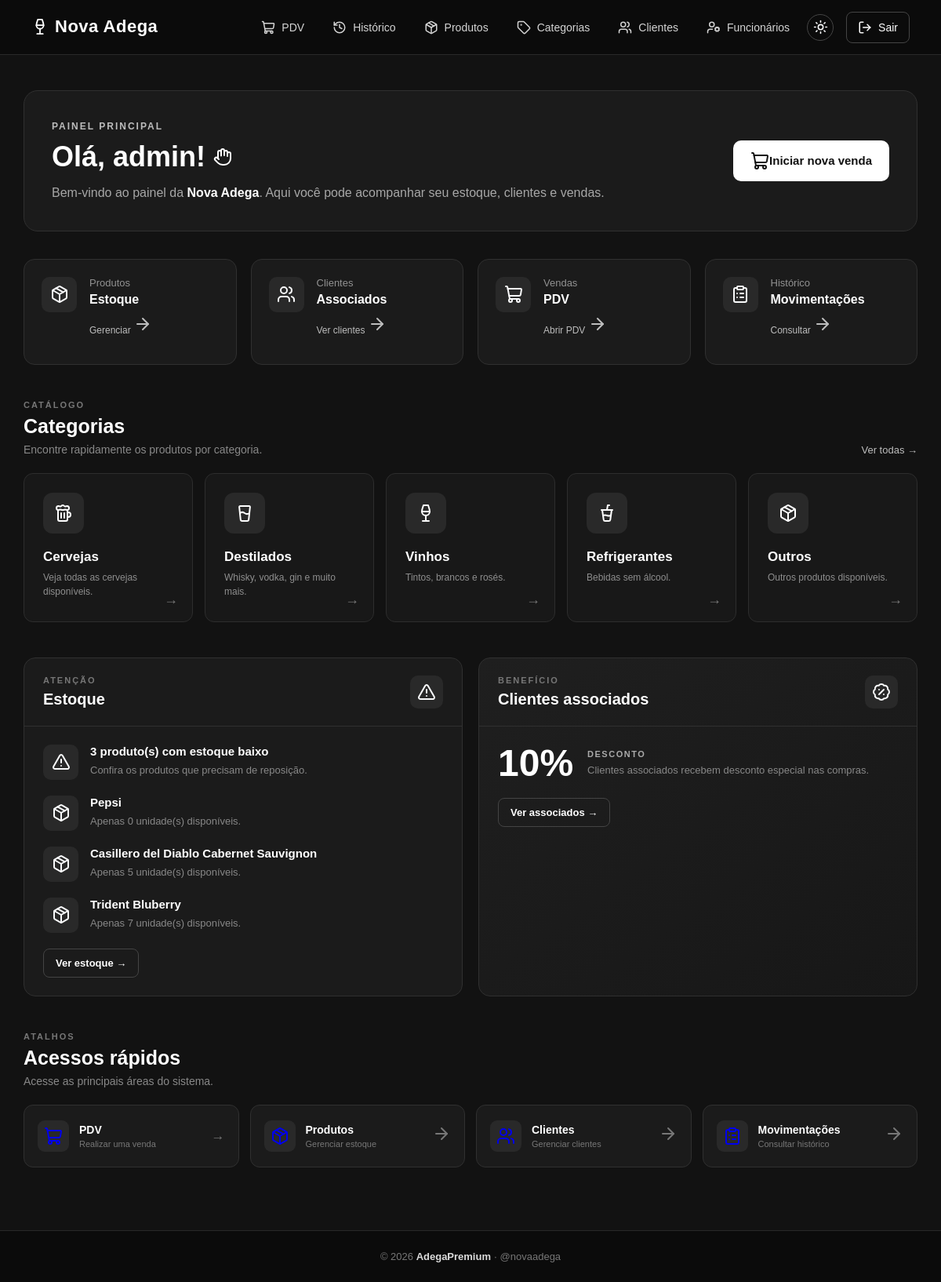
Page / (signed in) on the earlier database version.
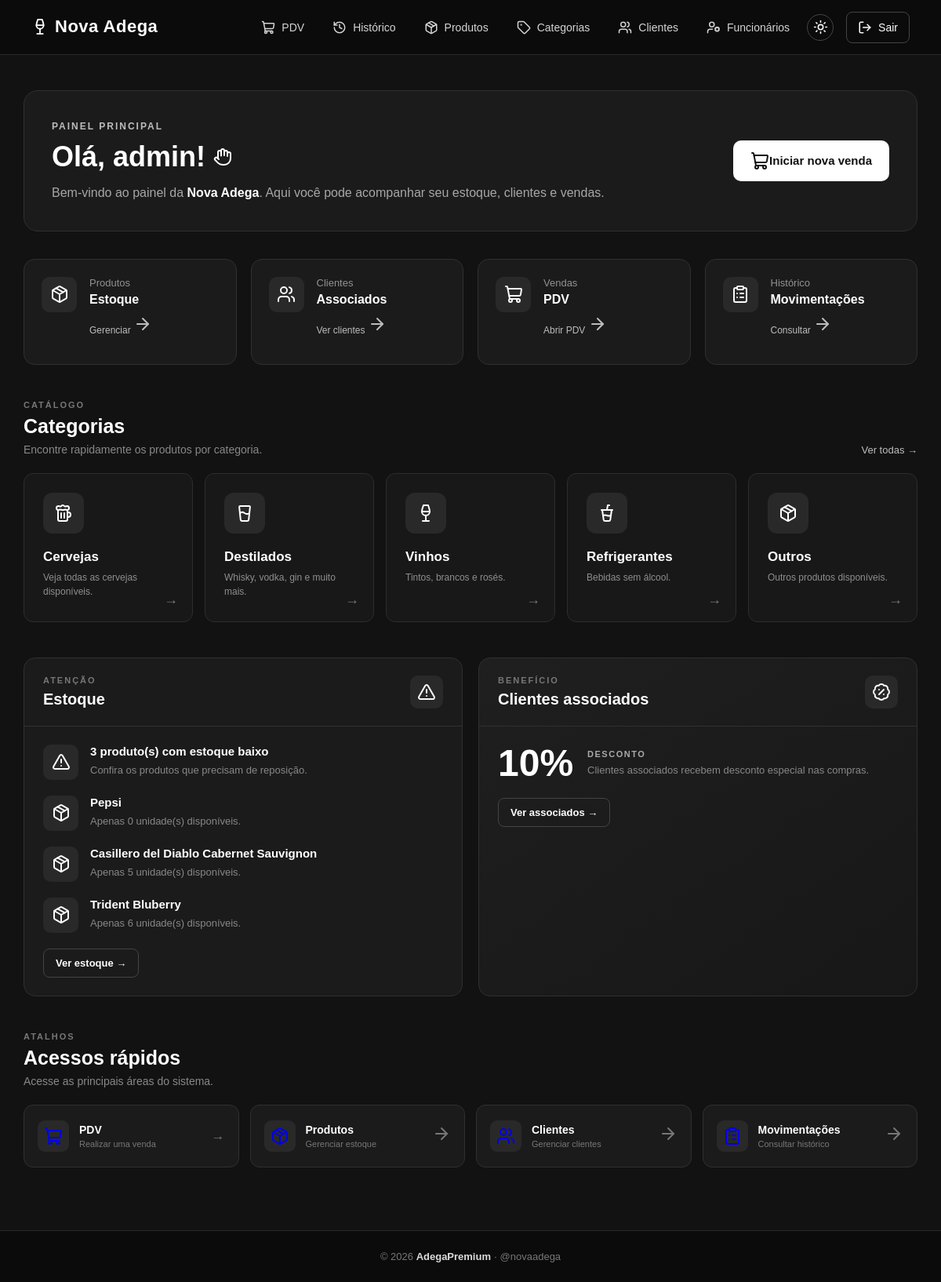
Same page on the later database version.
### app/models/produto.py (models this page shows, shortened)
class Produto(Base):
    __tablename__ = "produtos"
    id = Column(Integer, primary_key=True, autoincrement=True, index=True)
    nome = Column(String(150), nullable=False, index=True)
    preco = Column(Float, nullable=False, default=0.0)
    estoque_atual = Column(Integer, nullable=False, default=0)
    ativo = Column(Boolean, default=True)
    imagem_path = Column(String(255), nullable=True)
    categoria_id = Column(Integer, ForeignKey("categorias.id", ondelete="SET NULL"), nullable=True )
    categoria = relationship("Categoria", back_populates="produtos")

### app/main.py (the view)
@app.get("/")
def tela_inicial(
    request: Request,
    usuario=Depends(get_usuario_opcional),
    db: Session = Depends(get_db)
):
    if usuario is None:
        return templates.TemplateResponse(
            request,
            "index.html",
            {"request": request}
        )
    consulta_estoque_baixo = (
        db.query(Produto)
        .filter(
            Produto.ativo == True,
            Produto.estoque_atual <= 10
        )
        .order_by(Produto.estoque_atual.asc())
    )
    total_estoque_baixo = consulta_estoque_baixo.count()
    produtos_estoque_baixo = (
        consulta_estoque_baixo
        .limit(5)
        .all()
    )
    return templates.TemplateResponse(
        request,
        "home.html",
        {
            "request": request,
            "usuario": usuario,
            "produtos_estoque_baixo": produtos_estoque_baixo,
            "total_estoque_baixo": total_estoque_baixo
        }
    )

### app/templates/home.html (shortened to what the changed rows need)
{% extends "base.html" %}
{% block content %}
<main class="home-container">
    <section class="boas-vindas">
        <div class="boas-vindas-texto">
            <h1>
                Olá, {{ usuario.nome }}!
                <i data-lucide="hand"></i>
            </h1>
        </div>
    </section>
    <section class="secao">
        <div class="titulo-secao">
            <div>
                <h2>Categorias</h2>
            </div>
        </div>
    </section>
    <section class="area-inferior">
        <div class="painel">
            <div class="painel-cabecalho">
                <div>
                    <h2>Estoque</h2>
                </div>
            </div>
            <div class="painel-conteudo">
                {% if total_estoque_baixo > 0 %}
                {% for produto in produtos_estoque_baixo %}
                <div class="estoque-status">
                    <div class="status-icone">
                        <i data-lucide="package"></i>
                    </div>
                    <div>
                        <strong>{{ produto.nome }}</strong>
                        <p>
                            Apenas {{ produto.estoque_atual }}
                            unidade(s) disponíveis.
                        </p>
                    </div>
                </div>
                {% endfor %}
                {% endif %}
            </div>
        </div>
        <div class="painel painel-associados">
            <div class="painel-cabecalho">
                <div>
                    <h2>Clientes associados</h2>
                </div>
            </div>
        </div>
    </section>
    <section class="acessos-rapidos">
        <div class="titulo-secao">
            <div>
                <h2>Acessos rápidos</h2>
            </div>
        </div>
    </section>
</main>
{% endblock %}

Differences in the rows shown:
changed Produto "Trident Bluberry": estoque_atual "7" → "6"
